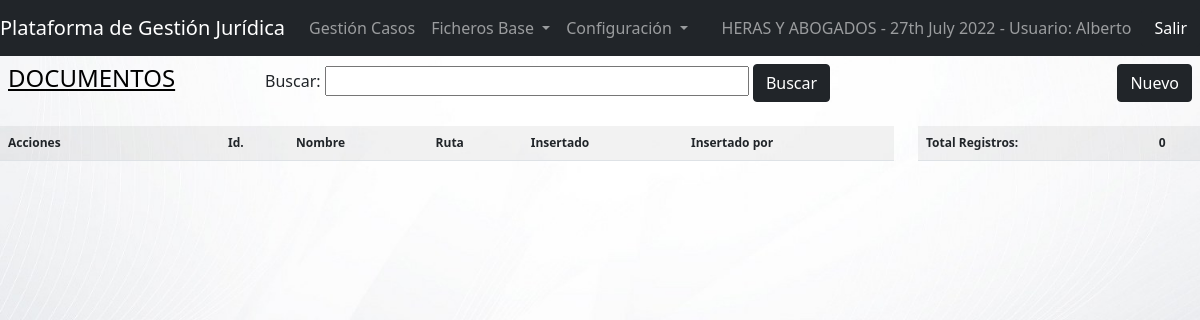
Before: /view/docs.php?obj=ENTITES&objid=1 (signed in) with the older database file.
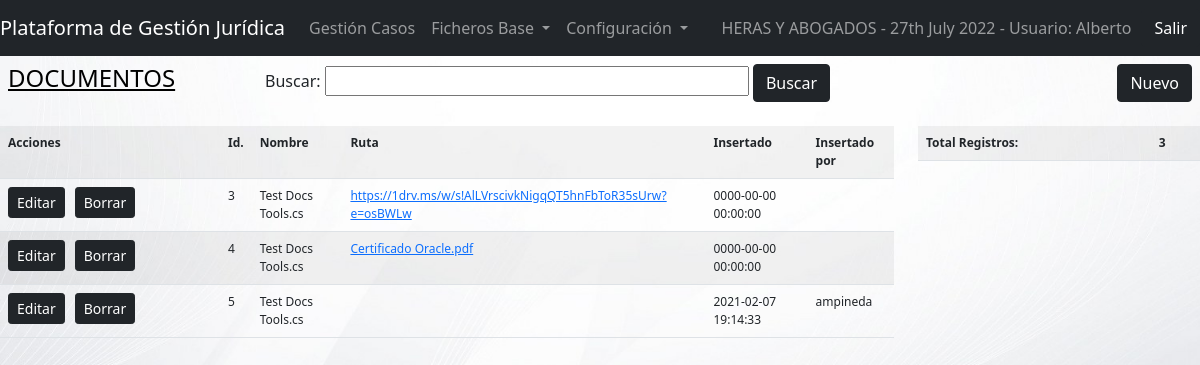
After: the same page with the newer database file.
### tables this page shows
CREATE TABLE IF NOT EXISTS `documents` (
  `DOCId` int(11) NOT NULL AUTO_INCREMENT,
  `DOCName` varchar(50) NOT NULL,
  `DOCObj` varchar(50) NOT NULL,
  `DOCObjId` int(11) NOT NULL,
  `DOCPath` varchar(250) NOT NULL,
  `DOCInsertDate` datetime NOT NULL,
  `DOCInsertBy` varchar(50) NOT NULL,
  PRIMARY KEY (`DOCId`)
);

### model/dbcrud.php (called while the page is built, shortened)
<?php
    class dbcrud {
        public function sql ($sql){
            $dbConn = new dbconn();
            $dbConn->connect();
            $conn = $dbConn->getConn();
            $result = $conn->query($sql);
            return $result;
        }
    }
?>

### controller/cntDoc.php (the view, shortened to what this page needs)
<?php
    include_once '../model/dbcrud.php';
    function listDocs(){
        $docCrud = new dbcrud();
        if (isset($_REQUEST['obj'])){
            $table = $_REQUEST['obj'];
        }
        if (isset($_REQUEST['objid'])){
            $docid = $_REQUEST['objid'];
        }
        $docsSQL = "SELECT * FROM documents WHERE DOCObj = ':table' AND DOCObjId = :docid";
        $docsSQL = str_replace(':table', $table, $docsSQL);
        $docsSQL = str_replace(':docid', $docid, $docsSQL);
        echo '<tr>'
                . '<th style="width:220px">Acciones</th><th>Id.</th><th>Nombre</th><th>Ruta</th><th>Insertado</th><th>Insertado por</th>'
           . '</tr>';
        $result = $docCrud->sql($docsSQL);
        if ($result->num_rows > 0) {
          while($row = $result->fetch_assoc()) {
            echo '<tr><td><a href="docdata.php?update&docid='.$row["DOCId"].'" target="_blank" class="btn btn-dark btn-sm" role="button">Editar</a>'
                    .'<a href="docdata.php?delete&docid='.$row["DOCId"].'" target="_blank" class="btn btn-dark btn-sm" role="button" style="margin-left: 10px">Borrar</a>'
                    . '<td>'.$row["DOCId"].'</td><td>'.$row["DOCName"].'</td><td><a href="'.$row["DOCPath"].'" target="_blank">'.$row["DOCPath"].'</a></td><td>'
                    .$row["DOCInsertDate"].'</td><td>'.$row["DOCInsertBy"].'</td></tr>';
            }
        }
        else {
            $_SESSION['numdocs'] = 0;
        }
    }
?>

### view/docs.php (shortened to what this page needs)
<?php
    include '../controller/cntDoc.php';
?>
<!DOCTYPE html>
<html>
<head>
    <link rel="stylesheet" href="css/globalstyles.css">
    <link href="https://cdn.jsdelivr.net/npm/bootstrap@5.1.3/dist/css/bootstrap.min.css" rel="stylesheet">
    <link rel="stylesheet" href="https://cdnjs.cloudflare.com/ajax/libs/font-awesome/4.7.0/css/font-awesome.min.css">
</head>
<body class="bgsilver">
    <?php
        include 'menu.php';
        $obj = "";
        $objid = "";
        if (isset($_REQUEST['obj'])){
            $obj = $_REQUEST['obj'];
        }
        if (isset($_REQUEST['objid'])){
            $objid = $_REQUEST['objid'];
        }
    ?>
    <table class="table table-borderless">
        <tr>
            <td>
                <h4> <a href="users.php" style="align: right; color: black">DOCUMENTOS</a> </h4>
            </td>
            <td>
                <form class="w3-container" action="../controller/cntDoc.php" method="post">
                    Buscar: <input type="text" name="usrfilter" id="txtfilter" size="40" value="">
                    <input type="submit" class="btn btn-dark btn-md" value="Buscar">
                </form
            </td>
            <td style="text-align: right">
                <?php
                    echo '<a href="docdata.php?insert&obj='.$obj.'&objid='.$objid.'" target="_blank" class="btn btn-dark btn-md" role="button">Nuevo</a>';
                ?>
            </td>
        </tr>
    </table>
    <div class="row">
        <div class="col-md-9">
            <div class="table-responsive">
                <table id="DataTable" class="table table-striped" style="font-size: 75%">
                    <?php listDocs(); ?>
                </table>
            </div>
        </div>
        <div class="col-md-3">
            <form class="w3-container" action="../controller/cntDoc.php" method="post">
                <table class="table table-striped" style="font-size: 75%">
                    <tr><th>Total Registros:</th>
                        <th>
                            <?php
                            if (isset ($_SESSION['numdocs'])){
                                echo $_SESSION['numdocs'];
                            }
                            ?>
                        </th>
                    </tr>
                </table>
            </form>
        </div>
    </div>
</body>
</html>

### view/menu.php
<!DOCTYPE html>
<?php
    echo '
        <nav class="navbar navbar-expand-md bg-dark navbar-dark">
            <a class="navbar-brand" href="home.php">Plataforma de Gestión Jurídica</a>
            <button class="navbar-toggler" type="button" data-toggle="collapse" data-target="#collapsibleNavbar">
              <span class="navbar-toggler-icon"></span>
            </button>
            <div class="collapse navbar-collapse" id="collapsibleNavbar">
                <ul class="navbar-nav">
                  <li class="nav-item">
                    <a class="nav-link" href="projects.php">Gestión Casos</a>
                  </li>
                  <li class="nav-item dropdown">
                    <a class="nav-link dropdown-toggle" href="#" role="button" data-bs-toggle="dropdown">
                      Ficheros Base
                    </a>
                    <div class="dropdown-menu">
                      <a class="dropdown-item" href="entities.php">Clientes</a>
                      <a class="dropdown-item" href="employees.php">Abogados</a>
                    </div>
                  </li>
                  <li class="nav-item dropdown">
                   <a class="nav-link dropdown-toggle" href="#" role="button" data-bs-toggle="dropdown">
                      Configuración
                    </a>
                    <div class="dropdown-menu">
                      <a class="dropdown-item" href="users.php">Usuarios</a>
                      <a class="dropdown-item" href="#">Plataforma</a>
                    </div>
                  </li>
                </ul>
            </div>
            <span class="navbar-text">HERAS Y ABOGADOS - ';
                echo date("jS F Y") . " - Usuario: ";
                if(isset ($_SESSION['username'])){
                    echo $_SESSION['username'];
                }
                echo '
            </span>
            <form class="w3-container" action="../controller/cntLogin.php" method="post">
                <input type="hidden" name="salir" value="salir">
                <button class="btn btn-dark btn-md" style="margin-left: 10px">Salir</button>
            </form>
    </nav>';
?>

### view/css/globalstyles.css (style rules this page uses)
.bgsilver { background-image: url('../imgs/bg04.jpg'); background-repeat: no-repeat; background-attachment: fixed; background-size: cover; }

Changed rows visible on the page:
added documents: DOCId "3", DOCName "Test Docs Tools.cs", DOCPath "https://1drv.ms/w/s!AlLVrscivkNigqQT5hnFbToR35sUrw?e=osBWLw", DOCInsertDate "0000-00-00 00:00:00"
added documents: DOCId "4", DOCName "Test Docs Tools.cs", DOCPath "Certificado Oracle.pdf", DOCInsertDate "0000-00-00 00:00:00"
added documents: DOCId "5", DOCName "Test Docs Tools.cs", DOCInsertDate "2021-02-07 19:14:33", DOCInsertBy "ampineda"
Other visible differences:
$_SESSION['numdocs']: "0" → "3"
